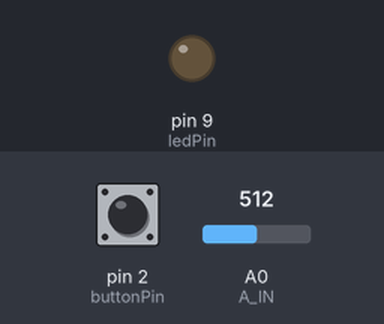
Simulated run of this sketch. Board: Arduino Uno, built with avr-gcc and run on an emulated ATmega328P. On the bench: output pins drawn as LEDs (lit = HIGH). Inputs (shaded band) come from the test bench; at power-on: pin 2 (buttonPin) LOW, A0 (A_IN) = 512.

Above: at 1.2 s.
1.3 s: pin 2 (buttonPin) pulled HIGH for 0.15 s
At 2.49 s:
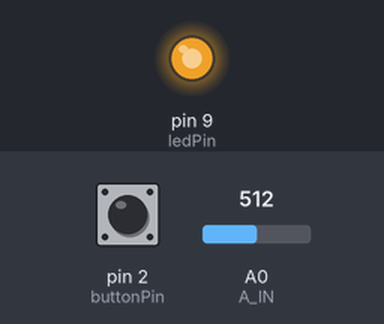
4.3 s: pin 2 (buttonPin) pulled HIGH for 1 s
At 4.77 s:
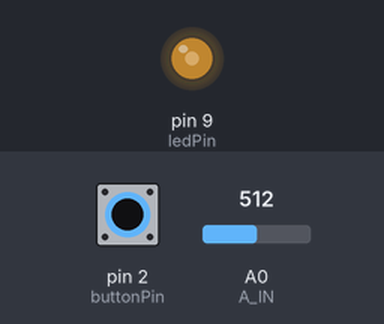
7.3 s: pin 2 (buttonPin) pulled HIGH for 3.2 s
At 9.11 s:
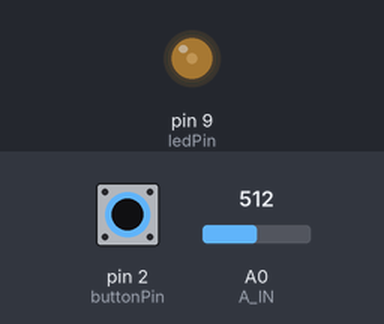
Timing chart, 0 to 12.9 s (numbered marks = the images above; inputs shaded):
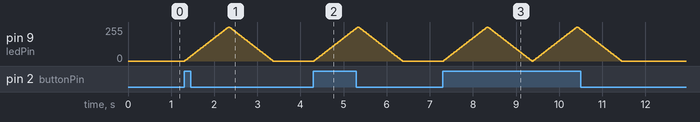

Measured:
- after the input at 1.3 s, pin 9 (ledPin): rises from 0/255 to 255/255 in 1.0 s, then falls to 0/255 in 1.0 s
- after the input at 4.3 s, pin 9 (ledPin): rises from 0/255 to 255/255 in 1.0 s, then falls to 0/255 in 1.0 s

The sketch:

breathing_led_with_button.ino
```cpp
const int ledPin = 9;           // the pin that the LED is attached to
const int buttonPin = 2;     // the number of the pushbutton pin
const int A_IN = A0;

int brightness = 0;    // how bright the LED is
int buttonState = 0;         // variable for reading the pushbutton status

// the setup routine runs once when you press reset:
void setup()  {
  // initialize the LED pin as an output:
  pinMode(ledPin, OUTPUT);
  // initialize the pushbutton pin as an input:
  pinMode(buttonPin, INPUT);
}

// the loop routine runs over and over again forever:
void loop()  {
    // read the state of the pushbutton value:
  buttonState = digitalRead(buttonPin);

  int sensorValue = analogRead(A_IN);
  int gapValue = map(sensorValue, 0, 1024, 1, 40);

  // check if the pushbutton is pressed.
  if (buttonState == HIGH) {
    for (int fadeValue = 0; fadeValue <= 255; fadeValue += 5) {
      analogWrite(ledPin, fadeValue);
      delay(gapValue);
    }


    for (int fadeValue = 255; fadeValue >= 0; fadeValue -= 5) {
      analogWrite(ledPin, fadeValue);
      delay(gapValue);
    }
  }
  else {
    // nothing
  }


}
```
